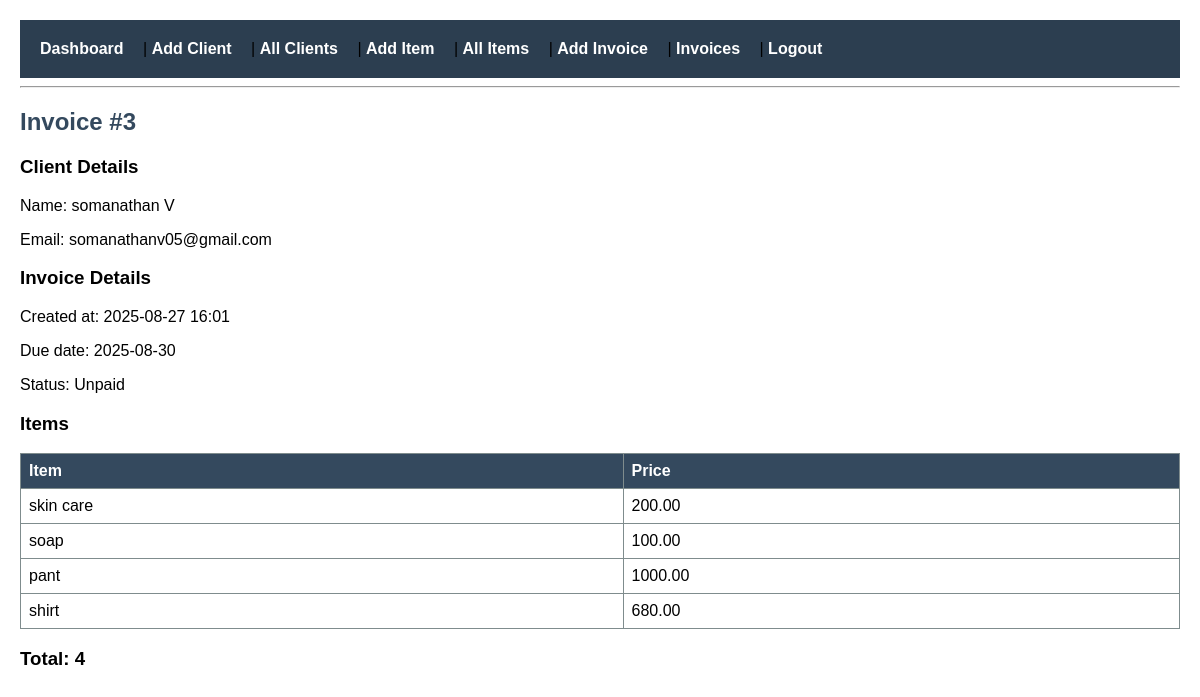
Page /invoice/3/ (signed in) on the committed database.
### users/models.py (models this page shows, shortened)
class Invoice(models.Model):
    client = models.ForeignKey(Client, on_delete=models.CASCADE)
    items = models.ManyToManyField(Item)  # link items directly
    is_paid = models.BooleanField(default=False)
    created_at = models.DateTimeField(auto_now_add=True)
    due_date = models.DateField(null=True, blank=True)

class Client(models.Model):
    name = models.CharField(max_length=100)
    email = models.EmailField()
    phone = models.CharField(max_length=20)
    address = models.CharField(max_length=200, blank=True, null=True)

class Item(models.Model):
    name = models.CharField(max_length=100)
    price = models.DecimalField(max_digits=10, decimal_places=2)
    description = models.TextField(blank=True, null=True)

### users/views.py (the view)
# urls.py: path('invoice/<int:invoice_id>/', views.invoice_detail, name='invoice_detail'),  # ✅ important
@login_required
def invoice_detail(request, invoice_id):
    invoice = Invoice.objects.get(id=invoice_id)
    items = invoice.items.all()  # related_name='items' in InvoiceItem
    return render(request, 'invoice_detail.html', {'invoice': invoice, 'items': items})

### users/templates/invoice_detail.html
{% extends 'base.html' %}
{% block content %}
<h2>Invoice #{{ invoice.id }}</h2>
<h3>Client Details</h3>
<p>Name: {{ invoice.client.name }}</p>
<p>Email: {{ invoice.client.email }}</p>
<h3>Invoice Details</h3>
<p>Created at: {{ invoice.created_at|date:"Y-m-d H:i" }}</p>
<p>Due date: {{ invoice.due_date|date:"Y-m-d" }}</p>
<p>Status: {% if invoice.is_paid %} Paid {% else %} Unpaid {% endif %}</p>
<h3>Items</h3>
<table border="1" cellpadding="5">
    <thead>
        <tr>
            <th>Item</th>
            <th>Price</th>
        </tr>
    </thead>
    <tbody>
        {% for item in invoice.items.all %}
        <tr>
            <td>{{ item.name }}</td>
            <td>{{ item.price }}</td>
        </tr>
        {% endfor %}
    </tbody>
</table>
<h3>Total: {{ invoice.items.all|length|add:"0" }}</h3>
{% endblock %}

### users/static/users/style.css (style rules this page uses)
body { font-family: Arial, sans-serif; margin: 20px; }
h2 { color: #34495e; }
table { width: 100%; border-collapse: collapse; margin-top: 15px; }
table, th, td { border: 1px solid #7f8c8d; padding: 8px; text-align: left; }
th { background-color: #34495e; color: white; }

### rows in the picture
Invoice: id "3", client.name "somanathan V", client.email "somanathanv05@gmail.com", created_at "2025-08-27 16:01", due_date "2025-08-30", items.all|length "4"
Item: name "skin care", price "200.00"
Item: name "soap", price "100.00"
Item: name "pant", price "1000.00"
Item: name "shirt", price "680.00"
